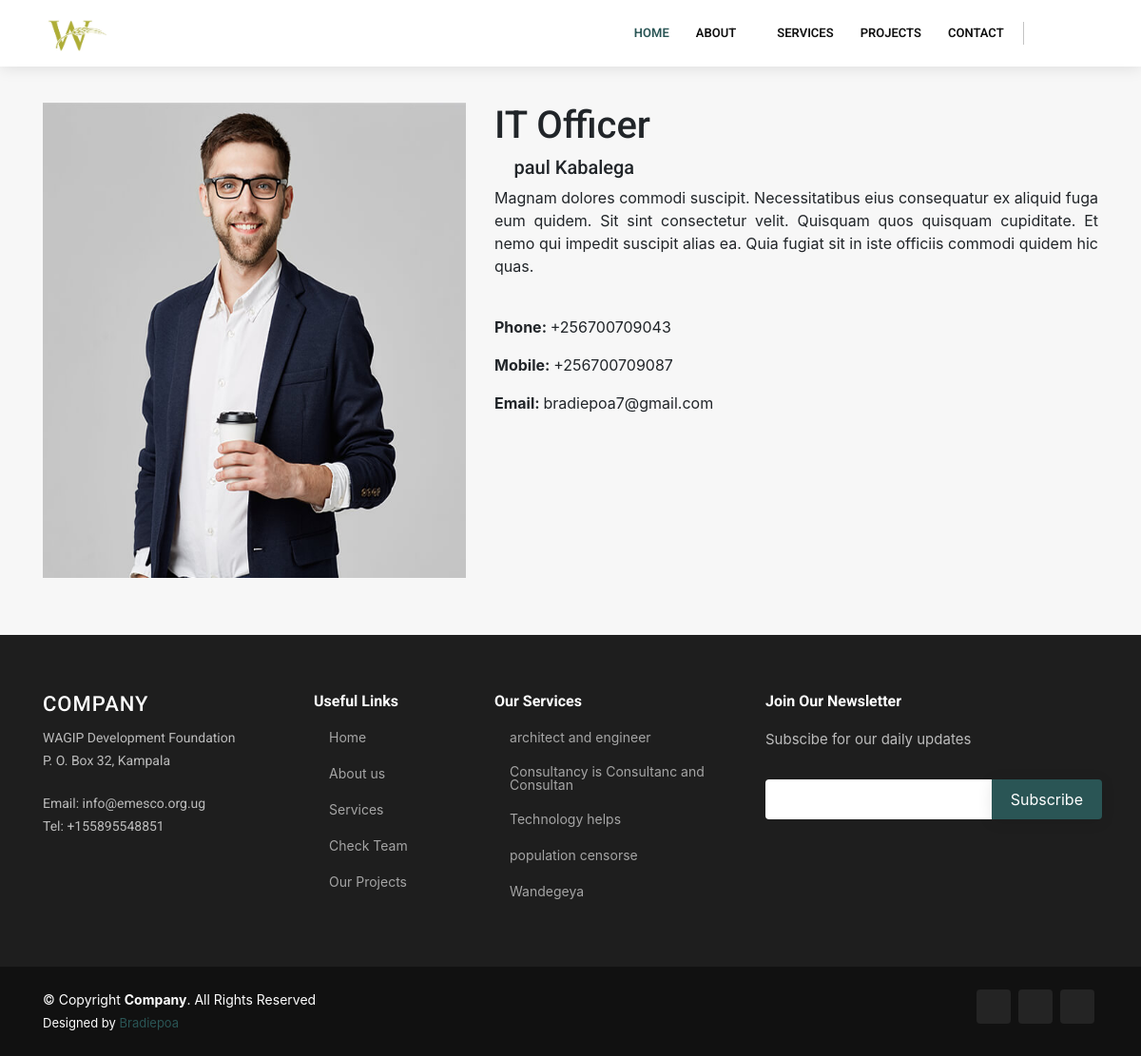
Screenshot of /team12/1/ with the database file from the repository.
### mainweb/models.py (models this page shows, shortened)
class Staff(models.Model):
    Names = models.CharField(max_length=200)
    tittle = models.CharField(max_length=200)
    Phone = models.CharField(max_length=200)
    mobile = models.CharField(max_length=200)
    email = models.EmailField(max_length=200,blank=True, null=True)
    twitter = models.CharField(max_length=200,blank=True, null=True)
    faceBook = models.CharField(max_length=200,blank=True, null=True)
    instagram = models.CharField(max_length=200,blank=True, null=True)
    linkedin = models.CharField(max_length=200,blank=True, null=True)
    description = RichTextField()
    image = models.ImageField(upload_to ='team')
    Date_joined = models.DateField(auto_now_add=False, auto_now=False)
    created_by = models.CharField(max_length=200)
    is_published = models.BooleanField(default=True)
    date_created = models.DateField(auto_now_add=True, auto_now=False)
    laste_update = models.DateField(auto_now_add=False, auto_now=True)
    class Meta:
        verbose_name_plural = '07. staff'
    @property
    def imageURL(self):
        try:
            url = self.image.url
        except:
            url = ''
        return url

class Location(models.Model):
    Company_name = models.CharField(max_length=200,unique=True)
    P_o_box_no = models.CharField(max_length=200,unique=True)
    date_created = models.DateField(auto_now_add=True, auto_now=False)
    laste_update = models.DateField(auto_now_add=False, auto_now=True)
    class Meta:
        verbose_name_plural = '03. Location'

class Email(models.Model):
    email= models.EmailField(unique=True)
    describe_email = models.CharField(max_length=200)
    date_created = models.DateField(auto_now_add=True, auto_now=False)
    laste_update = models.DateField(auto_now_add=False, auto_now=True)
    class Meta:
        verbose_name_plural = '02. Emails'

class OfficePhone(models.Model):
    Phone_number= models.CharField(max_length=13, unique=True)
    describe_Phone_number = models.CharField(max_length=200)
    date_created = models.DateField(auto_now_add=True, auto_now=False)
    laste_update = models.DateField(auto_now_add=False, auto_now=True)
    class Meta:
        verbose_name_plural = '01. Office Phone'

class Service(models.Model):
    name = models.CharField(max_length=200,unique=True)
    category = models.ForeignKey(serviceCategory, on_delete=models.CASCADE,)
    image = models.ImageField(upload_to ='services')
    description = RichTextField()
    created_by = models.CharField(max_length=200)
    is_published = models.BooleanField(default=True)
    date = models.DateField(auto_now_add=False, auto_now=False)
    date_created = models.DateField(auto_now_add=True, auto_now=False)
    laste_update = models.DateField(auto_now_add=False, auto_now=True)
    class Meta:
        verbose_name_plural = '15. Services'

### mainweb/views.py (the view)
# urls.py: path('team12/<str:pk>/', views.singleTeam, name='team12'),
def singleTeam(request, pk):
	team = Staff.objects.get(id=pk)
	locate = Location.objects.all().order_by('-date_created')
	emailz = Email.objects.all().order_by('-date_created')
	phones = OfficePhone.objects.all().order_by('-date_created')
	querryset = Service.objects.order_by('-date').filter(is_published=True)
	context = {'team':team,'querryset':querryset,'locate':locate,'emailz':emailz,'phones':phones}
	return render(request ,'mainweb/single_team.html',context)

### mainweb/templates/mainweb/single_team.html
{% extends 'mainweb/main.html' %}
{% load static %}
{% block content %}
<br><br>
<main id="main">
    <section id="team" class="team section-bg">
      <div class="container" data-aos="fade-up">
        <div class="row">
          <div class="col-sm-12">
            <div class="row">
              <div class="col-lg-5 col-md-5 col-md-6">
                <div class="agent-avatar-box">
                  <img style="height: 500px; width: 600px;" src="{{team.imageURL}}" alt="" class="agent-avatar img-fluid">
                </div>
              </div>
              <div class="col-md-7 section-md-t3">
                <div class="agent-info-box">
                  <div class="agent-title">
                    <div class="title-box-d">
                      <h1 class="title-d">{{team.tittle}}</h1>
                      <h5 class="title-d"><i class="icofont-user"></i> {{team.Names}}</h5>
                    </div>
                  </div>
                  <div class="agent-content mb-3">
                    <p class="content-d color-text-a text-justify">
                      {{team.description}}
                    </p>
                    <div class="info-agents color-a pt-4">
                      <p>
                        <strong>Phone: </strong>
                        <span class="color-text-a"> {{team.Phone}}</span>
                      </p>
                      <p>
                        <strong>Mobile: </strong>
                        <span class="color-text-a"> {{team.mobile}}</span>
                      </p>
                      <p>
                        <strong>Email: </strong>
                        <span class="color-text-a"> {{team.email}}</span>
                      </p>
                    </div>
                  </div>
                  <div class="socials-footer pt-4">
                    <ul class="list-inline">
                      <li class="list-inline-item">
                        <a href="{{team.twitter}}" class="link-one">
                          <i class="icofont-twitter"></i>
                        </a>
                      </li>
                      <li class="list-inline-item">
                        <a href="{{team.faceBook}}" class="link-one">
                          <i class="icofont-facebook"></i>
                        </a>
                      </li>
                      <li class="list-inline-item">
                        <a href="{{team.instagram}}" class="link-one">
                          <i class="icofont-instagram"></i>
                        </a>
                      </li>
                      <li class="list-inline-item">
                        <a href="{{team.linkedin}}" class="link-one">
                          <i class="icofont-linkedin"></i>
                        </a>
                      </li>
                    </ul>
                  </div>
                </div>
              </div>
            </div>
          </div>
        </div>
      </div>
    </section>
  </main>
  {% endblock content %}

### mainweb/templates/mainweb/footer.html
  <footer id="footer">
    <div class="footer-top">
      <div class="container">
        <div class="row">
          <div class="col-lg-3 col-md-6 footer-contact">
            <h3>Company</h3>
          {% for location in locate|slice:":1" %}
            <p>{{ location.Company_name }}</p>
            <p>{{ location.P_o_box_no }} </p>
          {% endfor %}
          <br>
          {% for emails in emailz|slice:":1" %}
            <p>Email: {{emails.email}}</p>
          {% endfor %}
          {% for phone in phones|slice:":1" %}
           <p>Tel: {{phone.Phone_number}}</p>
          {% endfor %}
          </div>
          <div class="col-lg-2 col-md-6 footer-links">
            <h4>Useful Links</h4>
            <ul>
              <li><i class="bx bx-chevron-right"></i> <a href="/">Home</a></li>
              <li><i class="bx bx-chevron-right"></i> <a href="{% url 'mainweb:aboutpage' %}">About us</a></li>
              <li><i class="bx bx-chevron-right"></i> <a href="{% url 'mainweb:servicespage' %}">Services</a></li>
              <li><i class="bx bx-chevron-right"></i> <a href="{% url 'mainweb:teampage' %}">Check Team</a></li>
              <li><i class="bx bx-chevron-right"></i> <a href="#">Our Projects</a></li>
            </ul>
          </div>
          <div class="col-lg-3 col-md-6 footer-links">
            <h4>Our Services</h4>
            <ul>
              {% for serv in querryset|slice:"5" %}
              <li><i class="bx bx-chevron-right"></i> <a href="{% url 'mainweb:service' serv.id %}">{{serv.name}}</a></li>
              {% endfor %}
            </ul>
          </div>
          <div class="col-lg-4 col-md-6 footer-newsletter">
            <h4>Join Our Newsletter</h4>
            <p>Subscibe for our daily updates</p>
            <form action="" method="">
              <input type="email" name="email"><input type="submit" value="Subscribe">
            </form>
          </div>
        </div>
      </div>
    </div>
    <div class="container d-md-flex py-4">
      <div class="mr-md-auto text-center text-md-left">
        <div class="copyright">
          &copy; Copyright <strong><span>Company</span></strong>. All Rights Reserved
        </div>
        <div class="credits">
          Designed by <a href="">Bradiepoa</a>
        </div>
      </div>
      <div class="social-links text-center text-md-right pt-3 pt-md-0">
        <a href="#" class="twitter"><i class="bx bxl-twitter"></i></a>
        <a href="#" class="instagram"><i class="bx bxl-instagram"></i></a>
        <a href="#" class="linkedin"><i class="bx bxl-linkedin"></i></a>
      </div>
    </div>
  </footer>

### static/assets/css/style.css (style rules this page uses)
a { color: rgb(42, 85, 85); }
h1, h2, h3, h4, h5, h6 { font-family: "Roboto", sans-serif; }
section { padding: 60px 0; overflow: hidden; }
.section-bg { background-color: #f7f7f7; }
#footer { color: #fff; font-size: 14px; background: #111; }
#footer .footer-top { padding: 60px 0 30px 0; background: #1e1e1e; }
#footer .footer-top .footer-contact { margin-bottom: 30px; }
#footer .footer-top .footer-contact h3 { font-size: 22px; margin: 0 0 10px 0; padding: 2px 0 2px 0; line-height: 1; font-weight: 500; letter-spacing: 1px; text-transform: uppercase; color: #fff; }
#footer .footer-top .footer-contact p { font-size: 14px; line-height: 24px; margin-bottom: 0; font-family: "Roboto", sans-serif; color: rgba(255, 255, 255, 0.7); }
#footer .footer-top h4 { font-size: 16px; font-weight: bold; color: #fff; position: relative; padding-bottom: 12px; }
#footer .footer-top .footer-links { margin-bottom: 30px; }
#footer .footer-top .footer-links ul { list-style: none; padding: 0; margin: 0; }
#footer .footer-top .footer-links ul i { padding-right: 2px; color: rgb(42, 85, 85); font-size: 18px; line-height: 1; }
#footer .footer-top .footer-links ul li { padding: 10px 0; display: flex; align-items: center; }
#footer .footer-top .footer-links ul li:first-child { padding-top: 0; }
#footer .footer-top .footer-links ul a { color: rgba(255, 255, 255, 0.6); transition: 0.3s; display: inline-block; line-height: 1; }
#footer .footer-newsletter { font-size: 15px; color: rgba(255, 255, 255, 0.7); }
#footer .footer-newsletter h4 { font-size: 16px; font-weight: bold; color: #fff; position: relative; padding-bottom: 12px; }
#footer .footer-newsletter form { margin-top: 30px; background: #fff; padding: 6px 10px; position: relative; border-radius: 4px 0 0 4px; text-align: left; }
#footer .footer-newsletter form input[type="email"] { border: 0; padding: 4px 8px; width: calc(100% - 100px); }
#footer .footer-newsletter form input[type="submit"] { position: absolute; top: 0; right: -4px; bottom: 0; border: 0; background: none; font-size: 16px; padding: 0 20px; background: rgb(42, 85, 85); color: #fff; transition: 0.3s; border-radius: 0 4px 4px 0; box-shadow: 0px 2px 15px rgba(0, 0, 0, 0.1); }
#footer .credits { padding-top: 5px; font-size: 13px; color: #fff; }
#footer .social-links a { font-size: 18px; display: inline-block; background: rgba(255, 255, 255, 0.08); color: #fff; line-height: 1; padding: 8px 0; margin-right: 4px; border-radius: 4px; text-align: center; width: 36px; height: 36px; transition: 0.3s; }

### rows the page displays
Staff: imageURL (picture), tittle "IT Officer", Names "paul Kabalega", description "Magnam dolores commodi suscipit. Necessitatibus eius consequatur ex aliquid fuga eum quidem. Sit sint consectetur velit. Quisquam quos quisquam cupiditate. Et nemo qui impedit suscipit alias ea. Quia fugiat sit in iste officiis commodi quidem hic quas.", Phone "+256700709043", mobile "+256700709087", email "bradiepoa7@gmail.com"
Location: Company_name "WAGIP Development Foundation", P_o_box_no "P. O. Box 32, Kampala"
Email: email "info@emesco.org.ug"
OfficePhone: Phone_number "+155895548851"
Service: name "architect and engineer"
Service: name "Consultancy is Consultanc and Consultan"
Service: name "Technology helps"
Service: name "population censorse"
Service: name "Wandegeya"
